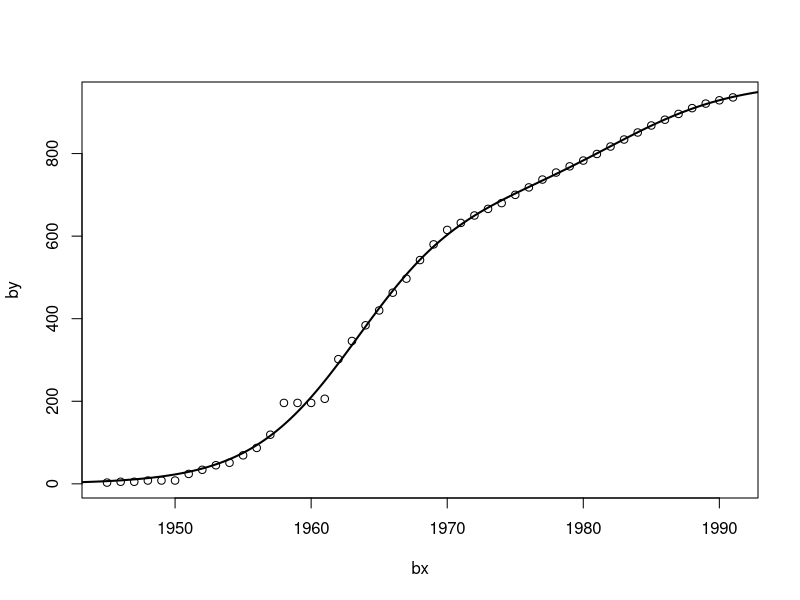

Write R code to recreate this figure.
## cameron -- this R code fits a bilogistic to the us cummulative nuclear tests data
## which also exists in the javascript version (boom.json). 
# use 
# > source("boom.r")
# to load this file 

## this function seems to clear the workspace
rm(list=ls())

# start up help web browser
#help.start()

# the us nuclear test bi-logsitic  data 
bx = scan("boomx.txt")
by = scan("boomy.txt")

boombilogistic <- nls(by ~  (( k1 / (1 + exp( (log(81)/-a1) * (bx - b1)))) +
( k2 / (1 + exp( (log(81)/-a2) * (bx - b2))))),
start=c(a1=10,k1=600,b1=1960,a2=20,k2=300,b2=1980))

# page  281 ISwRII
plot(bx,by)
newx  <- seq(1930,2000,length=500)
lines(newx,predict(boombilogistic,newdata=data.frame(bx=newx)),lwd=2)
